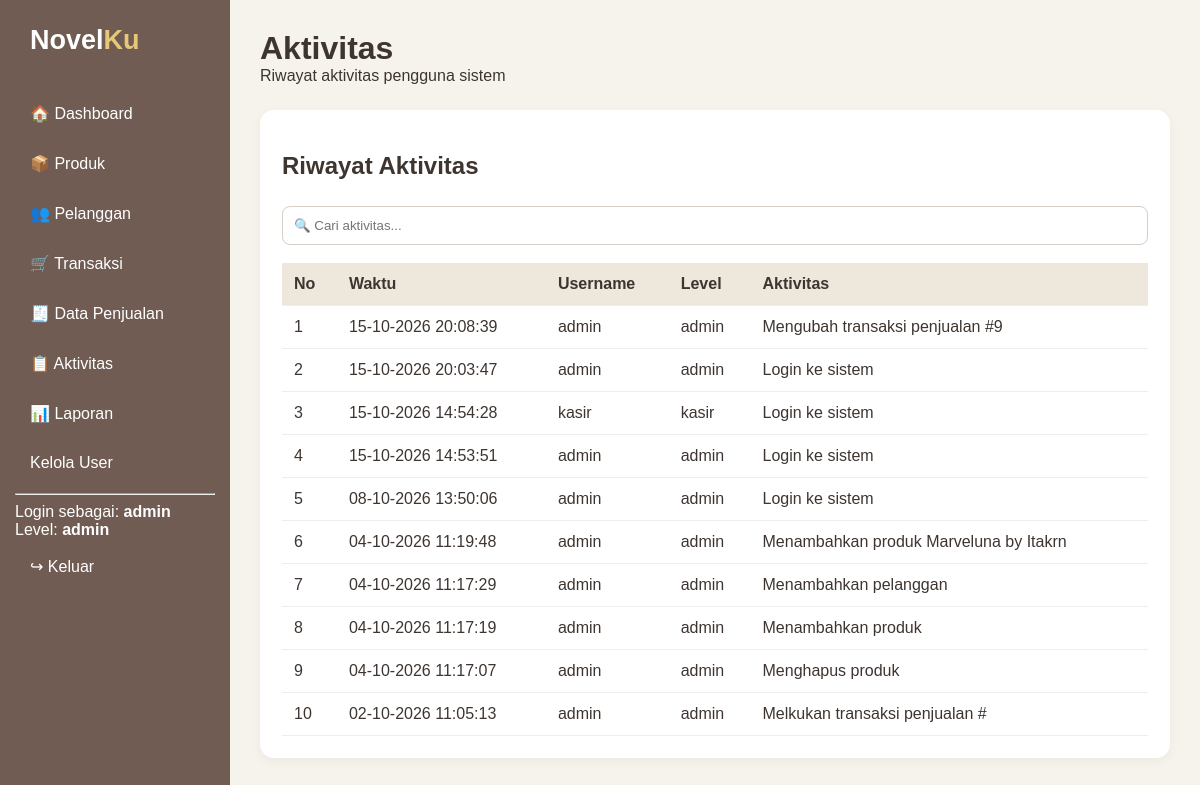
The page /aktivitas.php (signed in) on the database its author committed.
### tables this page shows
CREATE TABLE `aktivitas` (
  `aktivitas_id` int(11) NOT NULL,
  `user_id` int(11) DEFAULT NULL,
  `aktivitas` varchar(255) NOT NULL,
  `waktu` datetime NOT NULL DEFAULT current_timestamp()
);

CREATE TABLE `user` (
  `user_id` int(11) NOT NULL,
  `username` varchar(50) NOT NULL,
  `password` varchar(255) NOT NULL,
  `level` enum('admin','kasir','owner') NOT NULL
);

### aktivitas.php (the view, shortened to what this page needs)
<?php
include "koneksi.php";
$query = mysqli_query($koneksi, "SELECT aktivitas.aktivitas_id, aktivitas.aktivitas, aktivitas.waktu, user.username, user.level FROM aktivitas LEFT JOIN `user` ON aktivitas.user_id = user.user_id ORDER BY aktivitas.aktivitas_id DESC");
?>
<!DOCTYPE html>
<html>
<head>
	<link rel="stylesheet" href="assets/style.css">
</head>
<body>
	<?php
	include "partials/sidebar.php";
	?>
	<main class="main">
		<div class="topbar">
			<div>
				<h1>Aktivitas</h1>
				<span>
					Riwayat aktivitas pengguna sistem
				</span>
			</div>
		</div>
		<div class="panel">
			<h2>Riwayat Aktivitas</h2>
			<input type="text" id="search" placeholder="🔍 Cari aktivitas..." onkeyup="searchTable()">
			<br><br>
			<div style="overflow-x:auto;">
				<table>
					<thead>
						<tr>
							<th>No</th>
							<th>Waktu</th>
							<th>Username</th>
							<th>Level</th>
							<th>Aktivitas</th>
						</tr>
					</thead>
					<tbody>
						<?php
						$no = 1;
						if (mysqli_num_rows($query) > 0) {
							while ($data = mysqli_fetch_assoc($query)) {
						?>
							<tr>
								<td><?= $no++ ?></td>
								<td><?= date('d-m-Y H:i:s', strtotime($data['waktu']) )?></td>
								<td><?= htmlspecialchars($data['username'] ?? '-') ?></td>
								<td><?= htmlspecialchars($data['level'] ?? '-') ?></td>
								<td><?= htmlspecialchars($data['aktivitas']) ?></td>
							</tr>
						<?php
							}
						} else {
						?>
						<tr>
							<td colspan="5" style="text-align:center;">Belum ada aktivitas.</td>
						</tr>
						<?php } ?>
					</tbody>
				</table>
			</div>
		</div>
	</main>
</body>
</html>

### assets/style.css (style rules this page uses)
* { box-sizing: border-box; }
body { margin: 0; font-family: Arial, sans-serif; background: #f6f3ec; color: #3e3530; }
.main { margin-left: 230px; padding: 30px; max-width: 1300px; }
.topbar { display: flex; justify-content: space-between; align-items: center; margin-bottom: 25px; }
.topbar h1 { margin: 0; }
.card, .panel { background: white; border-radius: 14px; padding: 22px; box-shadow: 0 3px 12px #0000000c; }
.panel { margin-top: 22px; }
input, select, textarea { width: 100%; padding: 11px; margin-top: 6px; border: 1px solid #d7cec7; border-radius: 8px; background: white; }
table { width: 100%; border-collapse: collapse; background: white; }
th, td { padding: 12px; border-bottom: 1px solid #eee; text-align: left; }
th { background: #eee7dc; }

### rows shown on the page
aktivitas: waktu "15-10-2026 20:08:39", user.username "admin", user.level "admin", aktivitas "Mengubah transaksi penjualan #9"
aktivitas: waktu "15-10-2026 20:03:47", user.username "admin", user.level "admin", aktivitas "Login ke sistem"
aktivitas: waktu "15-10-2026 14:54:28", user.username "kasir", user.level "kasir", aktivitas "Login ke sistem"
aktivitas: waktu "15-10-2026 14:53:51", user.username "admin", user.level "admin", aktivitas "Login ke sistem"
aktivitas: waktu "08-10-2026 13:50:06", user.username "admin", user.level "admin", aktivitas "Login ke sistem"
aktivitas: waktu "04-10-2026 11:19:48", user.username "admin", user.level "admin", aktivitas "Menambahkan produk Marveluna by Itakrn"
aktivitas: waktu "04-10-2026 11:17:29", user.username "admin", user.level "admin", aktivitas "Menambahkan pelanggan"
aktivitas: waktu "04-10-2026 11:17:19", user.username "admin", user.level "admin", aktivitas "Menambahkan produk"
aktivitas: waktu "04-10-2026 11:17:07", user.username "admin", user.level "admin", aktivitas "Menghapus produk"
aktivitas: waktu "02-10-2026 11:05:13", user.username "admin", user.level "admin", aktivitas "Melkukan transaksi penjualan #"

### other values the page prints
$username "admin"
$level "admin"
